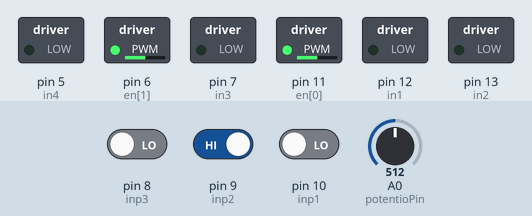
Bench run of a sketch on a simulated Arduino Uno, built with avr-gcc and run on an emulated ATmega328P. Shown: switched loads named in the sketch (green lamp = pin HIGH). The inputs (shaded band) are chosen by the test bench; at power-on: A0 (potentioPin) = 512, pin 10 (inp1) LOW, pin 8 (inp3) LOW, pin 9 (inp2) HIGH.

Above: at 1.2 s.
1.3 s: A0 (potentioPin) set to 716
At 2.5 s:
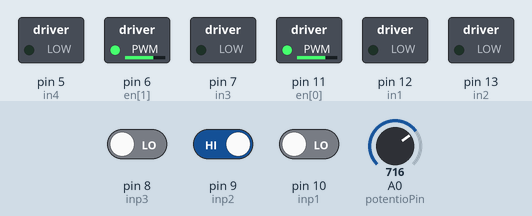
2.8 s: pin 10 (inp1) driven HIGH
At 3.6 s:
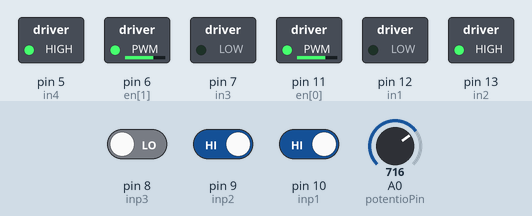
4.3 s: pin 8 (inp3) driven HIGH
At 4.8 s:
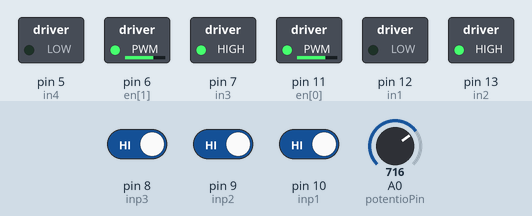
5.8 s: pin 9 (inp2) driven LOW
At 7.0 s:
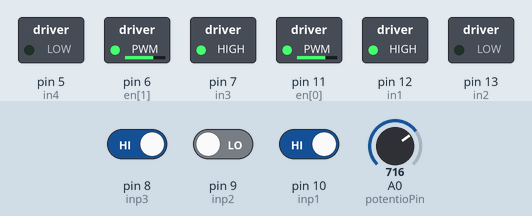
7.3 s: A0 (potentioPin) set to 900
At 8.3 s:
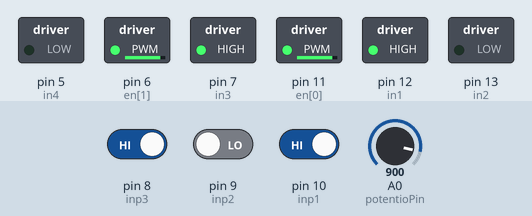
8.8 s: pin 8 (inp3) driven LOW
At 9.4 s:
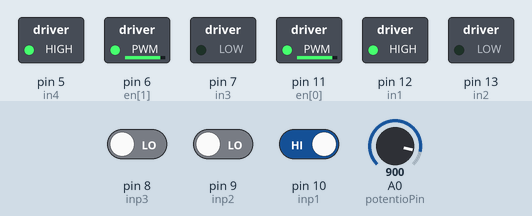
Timing chart, 0 to 11.3 s (numbered marks = the images above; inputs shaded):
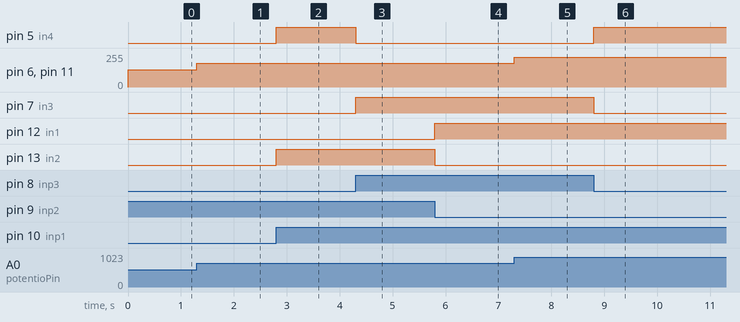

Measured:
- after the input at 1.3 s, pin 6 (en[1]), pin 11 (en[0]): 128/255 → 179/255 at once
- after the input at 2.8 s, pin 5 (in4), pin 13 (in2): LOW → HIGH at once
- after the input at 4.3 s, pin 5 (in4): HIGH → LOW at once; pin 7 (in3): LOW → HIGH at once
- after the input at 5.8 s, pin 12 (in1): LOW → HIGH at once; pin 13 (in2): HIGH → LOW at once
- after the input at 7.3 s, pin 6 (en[1]), pin 11 (en[0]): 179/255 → 225/255 at once
- after the input at 8.8 s, pin 5 (in4): LOW → HIGH at once; pin 7 (in3): HIGH → LOW at once

The sketch:

smashing_robo1.ino
```cpp
// Motor A connections
int en[2] = {11,6};
int in1 = 12;
int in2 = 13;

int in3 = 7;
int in4 = 5;

int inp1 = 10;
int inp2 = 9;
int inp3 = 8;

int speed = 0;
int potentioPin = A0;

void setup()
{
    pinMode(potentioPin, INPUT);

	pinMode(en[0], OUTPUT);
	pinMode(in1, OUTPUT);
    pinMode(in2, OUTPUT);

    pinMode(en[1], OUTPUT);
	pinMode(in3, OUTPUT);
    pinMode(in4, OUTPUT);

    pinMode(inp1,INPUT);
    pinMode(inp2,INPUT);
    pinMode(inp3,INPUT);

}

void loop()
{
   int a = digitalRead(10);
   int b = digitalRead(9);
   int c = digitalRead(8);
  if(a)
  {
     if(b==0 && c==0)//back
     {
        digitalWrite(in1,HIGH);
        digitalWrite(in2,LOW);

        digitalWrite(in4,HIGH);
        digitalWrite(in3,LOW);
     }
     else if(b==0 && c==1)
     {
        digitalWrite(in1,HIGH);
        digitalWrite(in2,LOW);

        digitalWrite(in4,LOW);
        digitalWrite(in3,HIGH);
     }
     else if(b==1 && c==0)
     {
        digitalWrite(in1,LOW);
        digitalWrite(in2,HIGH);

        digitalWrite(in4,HIGH);
        digitalWrite(in3,LOW);
     }
    else // forward
    {
        digitalWrite(in1,LOW);
        digitalWrite(in2,HIGH);

        digitalWrite(in4,LOW);
        digitalWrite(in3,HIGH);
    }

  }
  else
  {
     digitalWrite(in1,LOW);
     digitalWrite(in2,LOW);

     digitalWrite(in4,LOW);
     digitalWrite(in3,LOW);
  }

    speed = analogRead(potentioPin);

    analogWrite(en[0],speed/4);
    analogWrite(en[1],speed/4);

}
```
